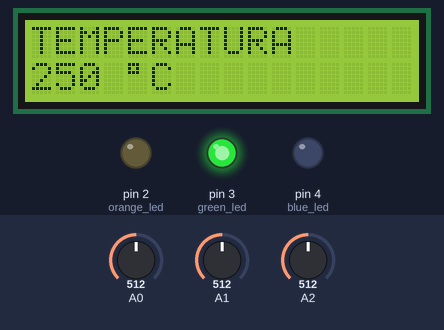
A sketch run on a simulated Arduino Uno, built with avr-gcc and run on an emulated ATmega328P. Shown: 16×2 character LCD, output pins drawn as LEDs (lit = HIGH). The test bench sets the inputs (shaded band); at power-on: A2 = 512, A0 = 512, A1 = 512.

Above: at 5.6 s.
5.7 s: A2 set to 682
7.2 s: A2 set to 714
At 10.1 s:
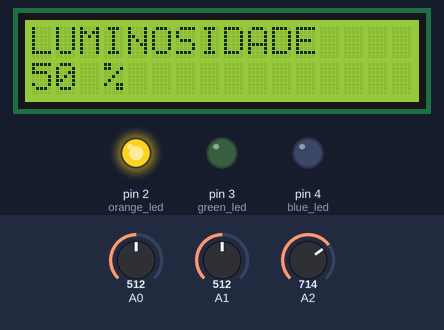
10.2 s: A2 set to 306
At 10.7 s:
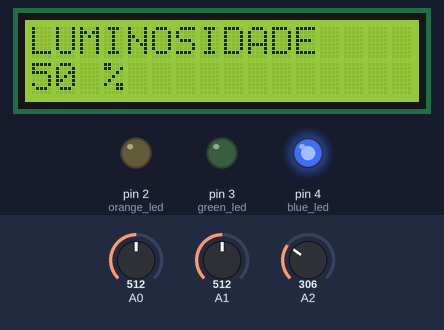
11.7 s: A2 set to 348
13.2 s: A2 set to 377
At 15.8 s:
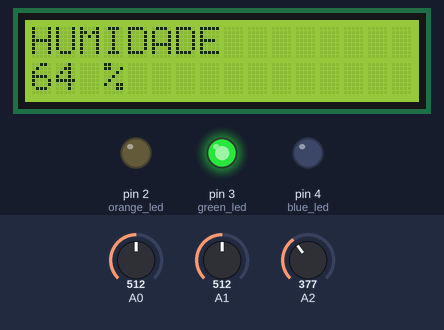
Timing chart, 0 to 17.2 s (numbered marks = the images above; inputs shaded):
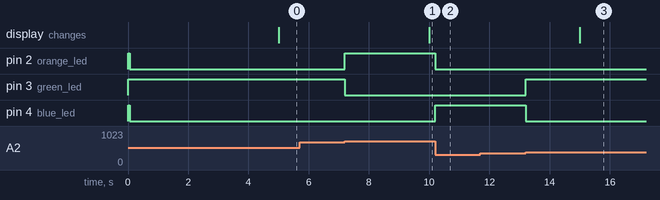

Measured:
- the behaviour switches between 695 and 696 on A2 (found by bisection; images 0 and 1)
- the behaviour switches between 358 and 359 on A2 (found by bisection; images 2 and 3)
- after the input at 5.7 s, every drawn part: stays the same
- after the input at 7.2 s, pin 2 (orange_led): LOW → HIGH at once; pin 3 (green_led): HIGH → LOW at once
- after the input at 10.2 s, pin 2 (orange_led): HIGH → LOW at once; pin 4 (blue_led): LOW → HIGH at once
- after the input at 11.7 s, every drawn part: stays the same
- after the input at 13.2 s, pin 3 (green_led): LOW → HIGH at once; pin 4 (blue_led): HIGH → LOW at once; the display: changes after 1.8 s (image 3)

The sketch:

Sensores_Vincios.ino
```cpp
#include <LiquidCrystal.h>

LiquidCrystal lcd(7, 8, 9, 10, 11, 12);

int orange_led = 2;
int green_led = 3;
int blue_led = 4;

float temp = 0;
int lum = 0;
int humid = 0;

unsigned long millis_ts = 0;
unsigned long interval_ts = 60000; // thingspeak interval

unsigned long millis_lcd = 0;
int interval_lcd = 5000; // lcd interval

int page_lcd = 0;

void setup() {
  pinMode(orange_led, OUTPUT);
  pinMode(green_led, OUTPUT);
  pinMode(blue_led, OUTPUT);

  digitalWrite(orange_led, HIGH);
  digitalWrite(green_led, HIGH);
  digitalWrite(blue_led, HIGH);

  Serial.begin(9600);

  lcd.begin(16, 2);
  lcd.print("CEIP Vincios");
}

void loop() {
  temp = analogRead(A0)*0.488;
  lum = map(analogRead(A1), 0, 1023, 100, 0);
  humid = map(analogRead(A2), 0, 1023, 100, 0);

  if (humid < 33) {
    digitalWrite(orange_led, HIGH);
    digitalWrite(green_led, LOW);
    digitalWrite(blue_led, LOW);
  } else if (humid >= 33 && humid < 66) {
    digitalWrite(orange_led, LOW);
    digitalWrite(green_led, HIGH);
    digitalWrite(blue_led, LOW);
  } else {
    digitalWrite(orange_led, LOW);
    digitalWrite(green_led, LOW);
    digitalWrite(blue_led, HIGH);
  }

  unsigned long millis_current = millis();

  if (millis_current - millis_lcd >= interval_lcd) {
    millis_lcd = millis_current;
    lcd.clear();
    if (page_lcd > 2) page_lcd = 0;

    if (page_lcd == 0) {
      lcd.print("TEMPERATURA");
      lcd.setCursor(0,1);
      lcd.print(round(temp));
      lcd.print(" ");
      lcd.print(char(223));
      lcd.print("C");
    } else if (page_lcd == 1) {
      lcd.print("LUMINOSIDADE");
      lcd.setCursor(0,1);
      lcd.print(lum);
      lcd.print(" %");
    } else {
      lcd.print("HUMIDADE");
      lcd.setCursor(0,1);
      lcd.print(humid);
      lcd.print(" %");
    }

    page_lcd++;
  }

  if (millis_current - millis_ts >= interval_ts) {
    millis_ts = millis_current;

    Serial.print("field1=");
    Serial.print(temp);
    Serial.print("&field2=");
    Serial.print(lum);
    Serial.print("&field3=");
    Serial.println(humid);
  }
}
```
